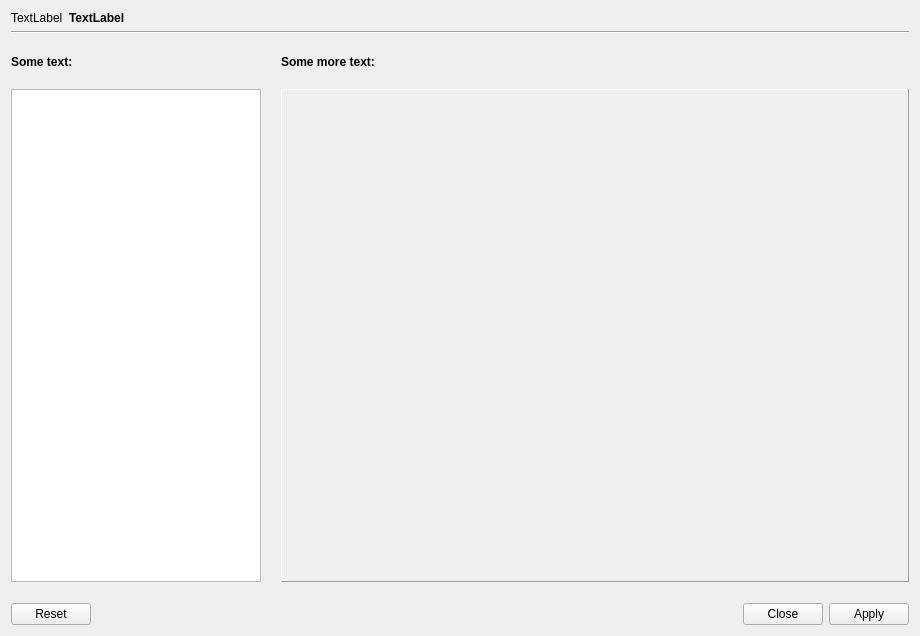
<?xml version="1.0" encoding="UTF-8"?>
<ui version="4.0">
 <class>ListFrameEditor</class>
 <widget class="QDialog" name="ListFrameEditor">
  <property name="geometry">
   <rect>
    <x>0</x>
    <y>0</y>
    <width>920</width>
    <height>636</height>
   </rect>
  </property>
  <property name="windowTitle">
   <string>Dialog</string>
  </property>
  <layout class="QVBoxLayout" name="verticalLayout">
   <item>
    <layout class="QHBoxLayout" name="horizontalLayout">
     <item>
      <widget class="QLabel" name="topStaticLabel">
       <property name="sizePolicy">
        <sizepolicy hsizetype="Fixed" vsizetype="Preferred">
         <horstretch>0</horstretch>
         <verstretch>0</verstretch>
        </sizepolicy>
       </property>
       <property name="font">
        <font>
         <bold>false</bold>
        </font>
       </property>
       <property name="text">
        <string>TextLabel</string>
       </property>
      </widget>
     </item>
     <item>
      <widget class="QLabel" name="topDynamicLabel">
       <property name="font">
        <font>
         <bold>true</bold>
        </font>
       </property>
       <property name="text">
        <string>TextLabel</string>
       </property>
      </widget>
     </item>
    </layout>
   </item>
   <item>
    <widget class="Line" name="line">
     <property name="orientation">
      <enum>Qt::Orientation::Horizontal</enum>
     </property>
    </widget>
   </item>
   <item>
    <spacer name="verticalSpacer">
     <property name="orientation">
      <enum>Qt::Orientation::Vertical</enum>
     </property>
     <property name="sizeType">
      <enum>QSizePolicy::Policy::Fixed</enum>
     </property>
     <property name="sizeHint" stdset="0">
      <size>
       <width>20</width>
       <height>15</height>
      </size>
     </property>
    </spacer>
   </item>
   <item>
    <layout class="QGridLayout" name="gridLayout">
     <property name="spacing">
      <number>20</number>
     </property>
     <item row="0" column="0">
      <widget class="QLabel" name="listLabel">
       <property name="font">
        <font>
         <bold>true</bold>
        </font>
       </property>
       <property name="text">
        <string>Some text:</string>
       </property>
      </widget>
     </item>
     <item row="0" column="1">
      <widget class="QLabel" name="mainLabel">
       <property name="font">
        <font>
         <bold>true</bold>
        </font>
       </property>
       <property name="text">
        <string>Some more text:</string>
       </property>
      </widget>
     </item>
     <item row="1" column="0">
      <widget class="QListWidget" name="listWidget">
       <property name="maximumSize">
        <size>
         <width>250</width>
         <height>16777215</height>
        </size>
       </property>
      </widget>
     </item>
     <item row="1" column="1">
      <widget class="QFrame" name="mainFrame">
       <property name="frameShape">
        <enum>QFrame::Shape::Panel</enum>
       </property>
       <property name="frameShadow">
        <enum>QFrame::Shadow::Raised</enum>
       </property>
      </widget>
     </item>
    </layout>
   </item>
   <item>
    <spacer name="verticalSpacer_3">
     <property name="orientation">
      <enum>Qt::Orientation::Vertical</enum>
     </property>
     <property name="sizeType">
      <enum>QSizePolicy::Policy::Fixed</enum>
     </property>
     <property name="sizeHint" stdset="0">
      <size>
       <width>20</width>
       <height>15</height>
      </size>
     </property>
    </spacer>
   </item>
   <item>
    <layout class="QHBoxLayout" name="horizontalLayout_2">
     <item>
      <widget class="QPushButton" name="resetButton">
       <property name="text">
        <string>Reset</string>
       </property>
       <property name="autoDefault">
        <bool>false</bool>
       </property>
      </widget>
     </item>
     <item>
      <spacer name="horizontalSpacer">
       <property name="orientation">
        <enum>Qt::Orientation::Horizontal</enum>
       </property>
       <property name="sizeHint" stdset="0">
        <size>
         <width>40</width>
         <height>20</height>
        </size>
       </property>
      </spacer>
     </item>
     <item>
      <widget class="QPushButton" name="closeButton">
       <property name="text">
        <string>Close</string>
       </property>
       <property name="autoDefault">
        <bool>false</bool>
       </property>
      </widget>
     </item>
     <item>
      <widget class="QPushButton" name="applyButton">
       <property name="text">
        <string>Apply</string>
       </property>
       <property name="autoDefault">
        <bool>false</bool>
       </property>
      </widget>
     </item>
    </layout>
   </item>
  </layout>
 </widget>
 <resources/>
 <connections/>
</ui>
